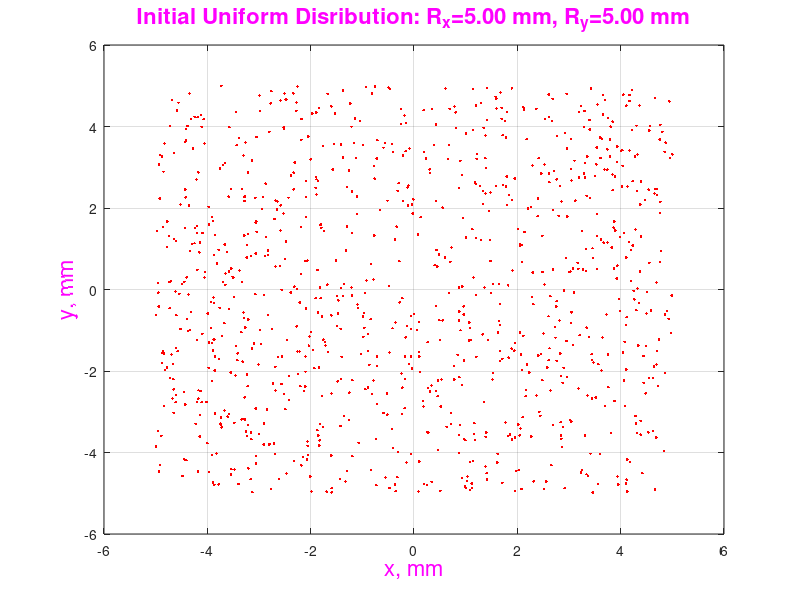
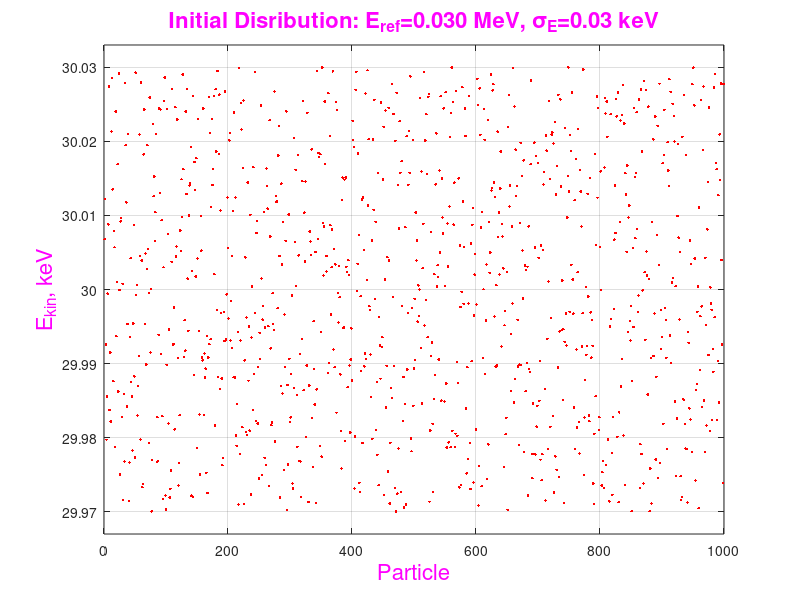
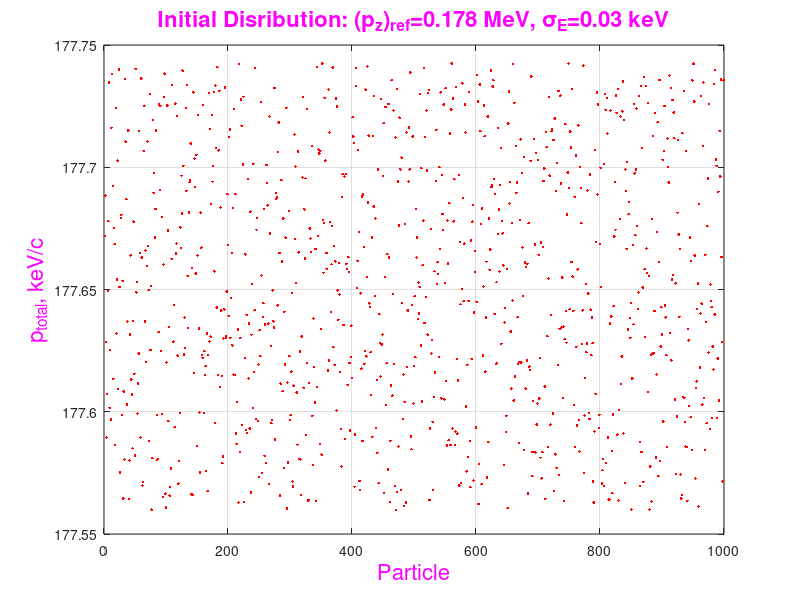
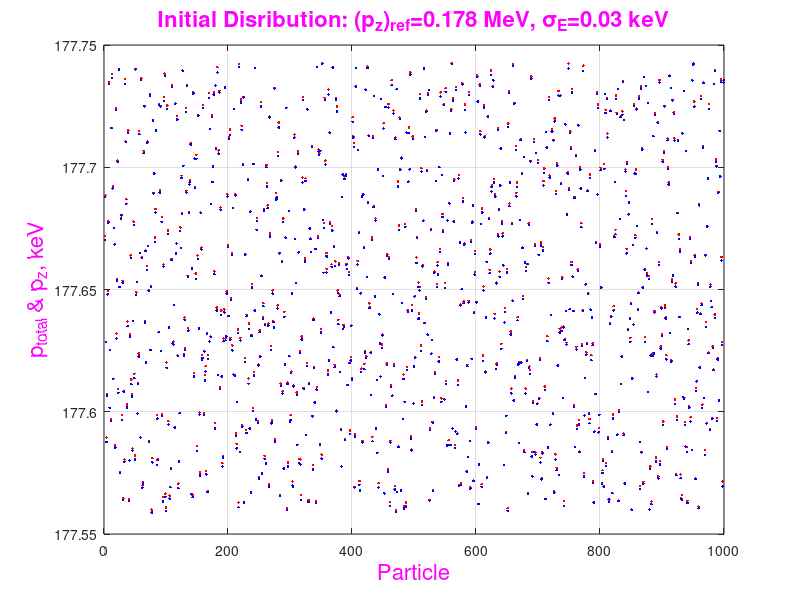

Write the MATLAB code that produced these figures, in order. (Note: this script raises an error after producing the figures.)
%%%%%%%%%%%%%%%%%%%%%%%%%%%%%%%%%%%%%%%%%%%%%%%%%%%%%%%%%%%%%%%%%%
%%%%%%%%%%
%%%%%%%%%%   This is code to create a files with initial data for 
%%%%%%%%%%    PC codes "ASTRA" and "Hellweg2D": 
%%%%%%%%%%   created file names are "astra_hellweg2D.ini" and 
%%%%%%%%%%                          "hellweg2D_astra.dat"
%%%%%%%%%%
%%%%%%%%%%%%%%%%%%%%%%%%%%%%%%%%%%%%%%%%%%%%%%%%%%%%%%%%%%%%%%%%%%

fnalHome=1;    % =1 for FNAL and =0 fore home

if (fnalHome == 0)
    cd ('C:/Users/Yury/My Personal Documents/My WORK/ESS/ASTRA/MARScomparison/spokeSingleModule/') 
    dirname='C:/Users/Yury/My Personal Documents/My WORK/ESS/ASTRA/MARScomparison/spokeSingleModule/';
elseif (fnalHome == 1)
    cd ('/home/eidelyur/radiaSoft/astra/comparison_Hellweg/') 
    dirname='/home/eidelyur/radiaSoft/astra/comparison_Hellweg/';
end

twoPi=2*3.14159265358;
mc2=0.51099893e6;       %    electronn mass, eV
% freqRF=2856e6;          %    RF frequency, Hz
lambdaZ=100.0;          % cm
cLight=2.999792458e10;  % cm/s
xAxisZ=0.0;             %    x-shift of Z axis, cm

nParticles=1000;                       % number of not reference particles
xAstra=zeros(nParticles,1);           % x-coordinate, m
yAstra=zeros(nParticles,1);           % y-coordinate, m
zAstra=zeros(nParticles,1);           % z-coordinate, m
energyAstra=zeros(nParticles,1);      % kinetic energy, eV
pAstra=zeros(nParticles,1);           % total momentum, eV
pzAstra=zeros(nParticles,1);          % pz-momentum, eV
pxAstra=zeros(nParticles,1);          % px-momentum, eV
pyAstra=zeros(nParticles,1);          % py-momentum, eV
prAstra=zeros(nParticles,1);          % pr-momentum, eV
pzAstraRel=zeros(nParticles,1);       % relative (regarding reference) pz-momentum, eV/c
alphaAzim=zeros(nParticles,1);        % uniform distributon ftom 0 till 2*pi, rad
clockAstra=0.;                        % clock value,   ns

%%%%%%%%%%%%%%%%%%%%%%%%%%%%%
%
%       Reference particle:
%
%%%%%%%%%%%%%%%%%%%%%%%%%%%%%

EkinRef=30.000000e3;                         % eV
pzRef=sqrt(EkinRef*(EkinRef+2*mc2));         % eV
disp(['Ekin (eV)=',num2str(EkinRef,'%12.6e'),'; pz (eV)=',num2str(pzRef,'%12.6e')])
Rx=5e-3;                                     % x-size of the beam, m
Ry=5e-3;                                     % y-size of the beam, m
sigmaE=30;                                % sigma of Ekin, eV
sigmaAngle=5e-3;                             % sigma of initial transverse angle, rad


%
% Uniform distributions:
%
xAstra=Rx*(2*rand(nParticles,1)-1);
yAstra=Ry*(2*rand(nParticles,1)-1);

%
% Checking of distribution of initial particles:
%
figure (10)
plot(1e3*xAstra,1e3*yAstra,'.r')
grid on
xlabel('x, mm','FontSize',16,'Color','m')
ylabel('y, mm','FontSize',16,'Color','m')
title(['Initial Uniform Disribution: R_x=', ...
       num2str(1e3*Rx,'%4.2f'),' mm, R_y=', ...
       num2str(1e3*Ry,'%4.2f'),' mm'],'FontSize',16,'Color','m')

%
% Kinetic energy uniform distribution:
%
energyAstra=EkinRef+sigmaE*(2*rand(nParticles,1)-1);   % eV

%
% Checking of distribution of energy:
%
figure (20)
plot(1:nParticles,1e-3*energyAstra,'.r')
grid on
xlabel('Particle','FontSize',16,'Color','m')
ylabel('E_{kin}, keV','FontSize',16,'Color','m')
title(['Initial Disribution: E_{ref}=', ...
       num2str(1e-6*EkinRef,'%7.3f'),' MeV, \sigma_E=', ...
       num2str(1e-3*sigmaE,'%4.2f'),' keV'],'FontSize',16,'Color','m')
ylim(1.e-3*[EkinRef-1.1*sigmaE,EkinRef+1.1*sigmaE])

pAstra=sqrt(energyAstra.*(energyAstra+2*mc2));   % eV

%
% Checking of distribution of p-total:
%
figure (30)
plot(1:nParticles,1e-3*pAstra,'.r')
grid on
xlabel('Particle','FontSize',16,'Color','m')
ylabel('p_{total}, keV/c','FontSize',16,'Color','m')
title(['Initial Disribution: (p_z)_{ref}=', ...
       num2str(1e-6*pzRef,'%7.3f'),' MeV, \sigma_E=', ...
       num2str(1e-3*sigmaE,'%4.2f'),' keV'],'FontSize',16,'Color','m')

pzAstra=pAstra.*cos(sigmaAngle*rand(nParticles,1));   % eV
pzAstraRel=pzAstra-pzRef;                             % eV

figure (35)
plot(1:nParticles,1e-3*pAstra,'.r',1:nParticles,1e-3*pzAstra,'.b')
grid on
xlabel('Particle','FontSize',16,'Color','m')
ylabel('p_{total} & p_z, keV','FontSize',16,'Color','m')
title(['Initial Disribution: (p_z)_{ref}=', ...
       num2str(1e-6*pzRef,'%7.3f'),' MeV, \sigma_E=', ...
       num2str(1e-3*sigmaE,'%4.2f'),' keV'],'FontSize',16,'Color','m')
legend('Total momentum','Longitudinal momemtum','Location','s')
%
% Checking of distribution of relative pz:
%
figure (40)
plot(1:nParticles,1e-3*pzAstraRel,'.r')
grid on
xlabel('Particle','FontSize',16,'Color','m')
ylabel('p_z-p_{ref}, keV','FontSize',16,'Color','m')
title(['Initial Disribution: (p_z)_{ref}=', ...
       num2str(1e-3*pzRef,'%7.3f'),' keV/c, \sigma_E=', ...
       num2str(1e-3*sigmaE,'%4.2f'),' keV'],'FontSize',16,'Color','m')

   
alphaAzim=twoPi*rand(nParticles,1);

figure (50)
plot(cos(alphaAzim),sin(alphaAzim),'.r')
grid on
axis square
                             
prAstra=sqrt(pAstra.^2-pzAstra.^2);                      % eV

figure (60)
plot(1:nParticles,1e-3*prAstra,'.r')
grid on
xlabel('Particle','FontSize',16,'Color','m')
ylabel('p_r, keV','FontSize',16,'Color','m')
title(['Initial Disribution: E_{ref}=', ...
       num2str(1e-3*EkinRef,'%7.3f'),' keV, \sigma_E=', ...
       num2str(1e-3*sigmaE,'%4.2f'),' keV'],'FontSize',16,'Color','m')

for n=1:nParticles
    pxAstra(n)=prAstra(n)*cos(alphaAzim(n));            % eV
    pyAstra(n)=prAstra(n)*sin(alphaAzim(n));            % eV
end

figure (70)
plot(1e-3*pxAstra,1e-3*pyAstra,'.r')
grid on
xlabel('p_x, keV','FontSize',16,'Color','m')
ylabel('p_y, keV','FontSize',16,'Color','m')
axis square
xlim([-0.8,0.8])
ylim([-1.0,1.0])
title(['Initial Disribution: E_{ref}=', ...
       num2str(1e-3*EkinRef,'%7.3f'),' keV, \sigma_E=', ...
       num2str(1e-3*sigmaE,'%4.2f'),' keV'],'FontSize',16,'Color','m')

clockAstra=0.;                        % clock value,   ns
particleIndex=1;                      % electron
% particleIndex=3;                      % proton

beamCurrent=100;                                              % mA
writtenParticles=1000;                                          % number of macroparticles
chargeAstra=1e6*beamCurrent*lambdaZ/cLight/writtenParticles   % charge of macroparticle,  nC

str='astra_hellweg2D_';
str=strcat(str,int2str(beamCurrent),'_',int2str(writtenParticles),'.ini')
filenameWR=strcat(dirname,str)

%
% Structure of file 'astra_hellweg2D_current_particles.ini'
%
% 1st  column - x-coordinate, m
% 2nd  column - y-coordinate, m
% 3rd  column - z-coordinate, m
% 4th  column - px-coordinate, eV/c
% 5th  column - py-coordinate, eV/c
% 6th  column - pz-coordinate, eV/c
% 7th  column - clock, ns
% 8th  column - macro charge, nC
% 9th  column - particle index (=1 for electron, =3 for proton)
% 10th column - status flag (=5 for reference particle, =3 for other initial)
%

fileID=fopen(filenameWR,'w')
%
%  Reference particle:
%
statusFlag=5;                      % reference particle; tracked
fprintf(fileID,'%12.4e  %12.4e %12.4e  %12.4e %12.4e  %12.4e %12.4e  %12.4e %4d %4d\n',...
        0,0,0,0,0,pzRef,clockAstra,chargeAstra,particleIndex,statusFlag);

statusFlag=3;                      % other particles; tracked
for n=1:writtenParticles 
    fprintf(fileID, ...
            '%12.4e  %12.4e %12.4e  %12.4e %12.4e  %12.4e %12.4e  %12.4e %4d %4d\n',...
            xAstra(n),yAstra(n),zAstra(n),pxAstra(n),pyAstra(n),pzAstraRel(n), ...
            clockAstra,chargeAstra,particleIndex,statusFlag);
end

fclose (fileID)

%%%%%%%%%%%%%%%%%%%%%%%%%%%%%%%%%%%%%%%%%%%%%%%%%%%%%%%%%%%%%%%%%%
%%%%%%%%%%
%%%%%%%%%% Creating initial file with positions and angles of the particles 
%%%%%%%%%% for Hellweg2D which is equivalence to the initial file for ASTRA
%%%%%%%%%%
%%%%%%%%%%%%%%%%%%%%%%%%%%%%%%%%%%%%%%%%%%%%%%%%%%%%%%%%%%%%%%%%%%

xHellweg=zeros(nParticles,1);             % x-coordinate, m
angHellweg=zeros(nParticles,1);           % x-coordinate, m

xHellweg=xAstra;
angHellweg=sign(pxAstra).*atan2(prAstra,pzAstra);

figure (75)
plot(1:nParticles,1000*xHellweg,'.r')
grid on
xlabel('Particle','FontSize',16,'Color','m')
ylabel('x, mm','FontSize',16,'Color','m')
title(['Initial Uniform Disribution: R_x=', ...
       num2str(1e3*Rx,'%7.3f'),' mm, x_{RMS}=', ...
       num2str(1e3*std(xHellweg),'%7.3f'),' mm'],'FontSize',16,'Color','m')


figure (80)
plot(1:nParticles,1000*angHellweg,'.r')
grid on
xlabel('Particle','FontSize',16,'Color','m')
ylabel('\theta_x, mrad','FontSize',16,'Color','m')
title(['Init. Uniform Disribution of \theta_x: max=', ...
       num2str(1e3*sigmaAngle,'%7.3f'),'mrad, RMS=', ...
       num2str(1e3*std(angHellweg),'%7.3f'),' mrad'],'FontSize',16,'Color','m')
   
beamCurrent=100;                                              % mA
writtenParticles=1000;                                          % number of macroparticles

str='cst_x_Astra-Hellweg_';
str=strcat(str,int2str(beamCurrent),'_',int2str(writtenParticles),'.txt')
filenameWR=strcat(dirname,str)
%
% Structure of file 'cst_x_*.txt':
%
%  First line: "          x-position, [cm]           z-angle, [rad]",
% second line: "--------------------------------------------------";
%
% Any next line:
% 1st  column - x-coordinate, cm
% 2nd  column - z-angle, rad
%

fileID=fopen(filenameWR,'w')
fprintf(fileID,'          x-position, [m]           z-angle, [rad]\n');
fprintf(fileID,'--------------------------------------------------\n');
for n=1:writtenParticles 
    fprintf(fileID,'%12.4e  %12.4e \n',xHellweg(n),angHellweg(n));
end

fclose (fileID)

%%%%%%%%%%%%%%%%%%%%%%%%%%%%%%%%%%%%%%%%%%%%%%%%%%%%%%%%%%%%%%%%%%
%%%%%%%%%%
%%%%%%%%%% Creating initial file with energy of the particles 
%%%%%%%%%% for Hellweg2D which is equivalence to the initial file for ASTRA
%%%%%%%%%%
%%%%%%%%%%%%%%%%%%%%%%%%%%%%%%%%%%%%%%%%%%%%%%%%%%%%%%%%%%%%%%%%%%
%
% Structure of file 'energyDistribution.txt':
%
%  First line: "   energy [MeV]         ",
% second line: "------------------------";
%
% Any next line:
% 1st  column - energy of the particle, MeV
%
filenameWR=strcat(dirname,'energyDistribution.txt')

fileID=fopen(filenameWR,'w')
fprintf(fileID,'Energy [MeV]\n');
fprintf(fileID,'------------\n');
for n=1:nParticles 
%    fprintf(fileID,'%6d  %12.6g \n',n,1e-6*energyAstra(n));
    fprintf(fileID,'%12.6g \n',1e-6*energyAstra(n));
end

fclose (fileID)






%%%%%%%%%%%%%%%%%%%%%%%%%%%%%%%%%%%%%%%%%%%%%%%%%%%%%%%%%%%%%%%%%%
%%%%%%%%%%
%%%%%%%%%% Creating initial file for MARS which is equivalence to 
%%%%%%%%%% the initial file for ASTRA
%%%%%%%%%%
%%%%%%%%%%%%%%%%%%%%%%%%%%%%%%%%%%%%%%%%%%%%%%%%%%%%%%%%%%%%%%%%%%
%
% Structure of file 'spokeInitialASTRAparticles.data'
%
% 1st  column - x-coordinate, cm
% 2nd  column - y-coordinate, cm
% 3rd  column - z-coordinate, cm
% 4th  column - dcx=cos(Phi)*sin(Theta) - cosine x-direction=px/pTotal
% 5th  column - dcy=sin(Phi)*sin(Theta) - cosine y-direction=py/pTotal
% 6th  column - dcz=cos(Theta)          - cosine z-direction=pz/pTotal
% 7th  column - energy, GeV
%
xMARS=zeros(nParticles,1);            % x-coordinate, cm
yMARS=zeros(nParticles,1);            % y-coordinate, cm
zMARS=zeros(nParticles,1);            % z-coordinate, cm
dcxMARS=zeros(nParticles,1);          % cosine x-direction
dcyMARS=zeros(nParticles,1);          % cosine y-direction
dczMARS=zeros(nParticles,1);          % cosine z-direction
energyMARS=zeros(nParticles,1);       % kinetic energy, GeV

for n=1:nParticles
    xMARS(n)=100.*xAstra(n);  
    yMARS(n)=100.*yAstra(n);  
    zMARS(n)=100.*zAstra(n);  
    dcxMARS(n)=pxAstra(n)/pAstra(n);
    dcyMARS(n)=pyAstra(n)/pAstra(n);
    dczMARS(n)=pzAstra(n)/pAstra(n);
    energyMARS(n)=1.e-9*energyAstra(n);
end

if (fnalHome == 0)
    cd ('C:/Users/Yury/My Personal Documents/My WORK/ESS/ASTRA/MARScomparison/spokeSingleModule/') 
    dirname='C:/Users/Yury/My Personal Documents/My WORK/ESS/ASTRA/MARScomparison/spokeSingleModule/';
elseif (fnalHome == 1)
    cd ('/home/eidelyur/ess/astra/MARScomparison/spokeSingleModule/') 
    dirname='/home/eidelyur/ess/astra/MARScomparison/spokeSingleModule/';
end

filenameWR=strcat(dirname,'spokeInitialASTRAparticles.data')

fileID=fopen(filenameWR,'w')

for n=1:20    % nParticles 
    fprintf(fileID,'%14.8e %14.8e %14.8e %14.8e %14.8e %14.8e %14.8e \n',...
            xMARS(n),yMARS(n),zMARS(n),dcxMARS(n),dcyMARS(n),dczMARS(n),energyMARS(n));
end

fclose (fileID)


